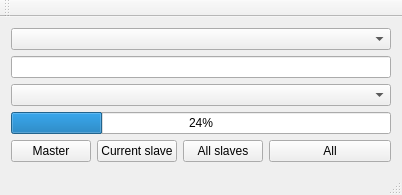
<?xml version="1.0" encoding="UTF-8"?>
<ui version="4.0">
 <class>MainWindow</class>
 <widget class="QMainWindow" name="MainWindow">
  <property name="geometry">
   <rect>
    <x>0</x>
    <y>0</y>
    <width>402</width>
    <height>180</height>
   </rect>
  </property>
  <property name="windowTitle">
   <string>Guid Sorter</string>
  </property>
  <widget class="QWidget" name="centralWidget">
   <layout class="QGridLayout" name="gridLayout">
    <item row="0" column="0" colspan="5">
     <widget class="QComboBox" name="comboBox"/>
    </item>
    <item row="1" column="0" colspan="5">
     <widget class="QLineEdit" name="lineEdit"/>
    </item>
    <item row="3" column="0" colspan="5">
     <widget class="QProgressBar" name="progressBar">
      <property name="value">
       <number>24</number>
      </property>
     </widget>
    </item>
    <item row="4" column="0">
     <widget class="QPushButton" name="pushButton_2">
      <property name="text">
       <string>Master</string>
      </property>
     </widget>
    </item>
    <item row="4" column="1">
     <widget class="QPushButton" name="pushButton_3">
      <property name="text">
       <string>Current slave</string>
      </property>
     </widget>
    </item>
    <item row="2" column="0" colspan="5">
     <widget class="QComboBox" name="comboBox_2"/>
    </item>
    <item row="4" column="2">
     <widget class="QPushButton" name="pushButton_4">
      <property name="text">
       <string>All slaves</string>
      </property>
     </widget>
    </item>
    <item row="4" column="3" colspan="2">
     <widget class="QPushButton" name="pushButton">
      <property name="text">
       <string>All</string>
      </property>
     </widget>
    </item>
   </layout>
  </widget>
  <widget class="QToolBar" name="mainToolBar">
   <attribute name="toolBarArea">
    <enum>TopToolBarArea</enum>
   </attribute>
   <attribute name="toolBarBreak">
    <bool>false</bool>
   </attribute>
  </widget>
  <widget class="QStatusBar" name="statusBar"/>
 </widget>
 <layoutdefault spacing="6" margin="11"/>
 <resources/>
 <connections/>
</ui>
